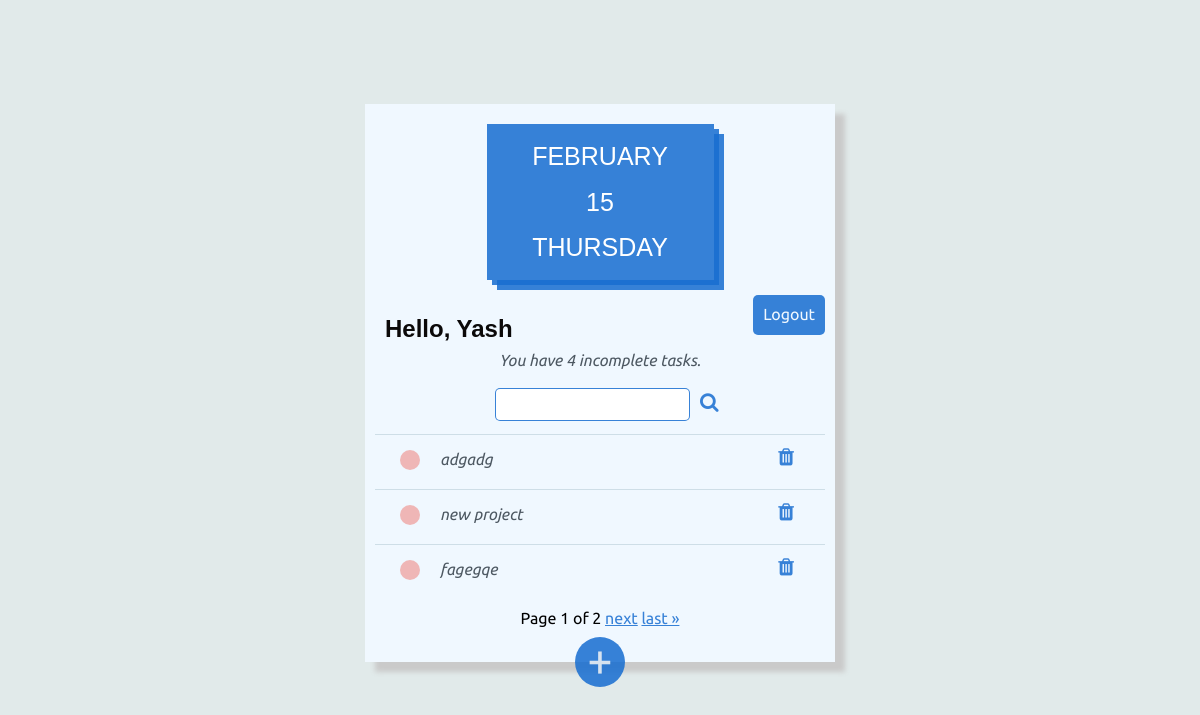
The page / (signed in) on the database its author committed.
### core/models.py (models this page shows, shortened)
class Tasks(models.Model):
    user=models.ForeignKey(User,on_delete=models.CASCADE)
    title=models.CharField( max_length=50)
    description=models.TextField( null=True,blank=True )
    completion=models.BooleanField(default=False)
    created=models.DateTimeField(auto_now_add=True)
    class Meta:
        ordering=['completion']

### core/views.py (the view)
# urls.py: path('',login_required(views.TaskListView.as_view()),name="task"),
class TaskListView(ListView):
    model=Tasks
    template_name='core/task_list.html'
    ordering='completion'
    context_object_name= 'tasks_list'
    paginate_by= 3
    today = datetime.now()
    month = today.strftime('%B')
    day=today.strftime("%A")
    date=today.today().strftime('%d')
    def get_queryset(self) -> QuerySet[Any]:
        queryset = super().get_queryset().filter(user=self.request.user)
        search_task = self.request.GET.get('search-task') or ''
        if search_task:
            queryset = queryset.filter(title__icontains=search_task)
        queryset = queryset.order_by('completion', '-created')
        return queryset
    def get_context_data(self, **kwargs: Any):
        context = super().get_context_data(**kwargs)
        tasks_list = self.get_queryset()
        paginator = self.get_paginator(tasks_list, self.paginate_by)
        page = self.request.GET.get('page',1)
        try:
            tasks_list = paginator.page(page)
        except Exception as e:
            tasks_list = paginator.page(1)
        context['tasks_list'] = tasks_list
        context['count'] = Tasks.objects.filter(user=self.request.user,completion=False).count()
        context['month'] = self.month
        context['day'] = self.day
        context['date'] = self.date
        context['searchingtask'] = self.request.GET.get('search-task', '')
        return context

### core/templates/core/task_list.html (shortened to what this page needs)
<!DOCTYPE html>
{% extends "core/main.html" %}
{% block content %}
<div class="day-date">
    <h1>{{month|upper}}</h1>
    <h1>{{date}}</h1>
    <h1>{{day|upper}}</h1>
</div>
<div class="header-bar">
    <h2>Hello, {{request.user | capfirst}}</h2>
    {% if request.user.is_authenticated %}
        <div class="logout">
            <a href="{% url "logout" %}">Logout</a>
        </div>
    {% endif %}
</div>
{% if page_obj %}
    <div class="incomplete-task-count">
        <p><i>You have {{count}} incomplete task{{ count | pluralize:"s"}}.</i></p>
    </div>
{% endif %}
<div class="search-task">
    <form method="get" >
        <input type="text" name="search-task" value={{searchingtask}} >
            <button type="submit" value="Search"><i class="fa fa-search" aria-hidden="true"></i></button>
    </form>
</div>
{% if page_obj %}
    <div class="task-container">
        {% for task in tasks_list %}
            <div class="task-wrapper">
                {% if task.completion %}
                <div class="task-title">
                    <div class="task-complete-icon"></div>
                    <i><s><a href="{% url "updatetask" task.id %}">{{task.title}}</a></s></i>
                </div>
                {% else %}
                <div class="task-title">
                    <div class="task-incomplete-icon"></div>
                    <i><a href="{% url "updatetask" task.id %}">{{task.title}}</a></i>
                </div>
                {% endif %}
                <div class="delete-task">
                    <form action="{% url "deletetask" task.id %}" method="post">
                        <button type="submit"><i class="fa fa-trash"></i></button>
                    </form>
                </div>
            </div>
        {% endfor %}
    </div>
    {% else %}
    <div class="no-task-data">
        <h3><i>No Tasks Available</i></h3>
    </div>
{% endif %}
    <div class="pagination">
        <span class="step-links">
            {% if page_obj %}
            <span class="current">
                Page {{ page_obj.number }} of {{ page_obj.paginator.num_pages }}
            </span>
            {% endif %}
            {% if page_obj.has_next %}
                <a href="?page={{ page_obj.next_page_number }}">next</a>
                <a href="?page={{ page_obj.paginator.num_pages }}">last &raquo;</a>
            {% endif %}
        </span>
    </div>
<div class="extend-add-task">
    <div class="add-button">
        <a href=" {% url "addtask" %}">&#43;</a> <br> <br>
    </div>
</div>
{% endblock content %}

### core/templates/core/main.html (shortened to what this page needs)
<!DOCTYPE html>
<html lang="en">
<head>
    <link rel="stylesheet" href="https://cdnjs.cloudflare.com/ajax/libs/font-awesome/4.7.0/css/font-awesome.min.css">
</head>
<body>
    <div class="container">
        {% block content %}
        {% endblock content %}
    </div>
</body>
</html>

### core/templates/core/main.html (style rules this page uses)
body { background-color: rgb(225, 234, 234); font-family: 'Ubuntu', sans-serif; padding-top: 8%; }
.container { margin: auto; max-width: 450px; box-shadow: 10px 10px 5px rgb(202, 202, 202); padding: 10px; background-color: aliceblue; }
h1,h2,h3,h4 { font-family:'Open Sans'; }
.day-date { margin: auto; width: 50%; height: auto; background-color: rgba(24, 110, 209, 0.858); text-align: center ; padding: 1px; color: white; box-shadow: 5px 5px rgba(24, 110, 209, 0.858), 10px 10px rgba(24, 110, 209, 0.858); margin-top: 10px; margin-bottom: 15px; }
.day-date h1 { font-size: 25px; font-family:'Lucida Sans', 'Lucida Sans Regular', 'Lucida Grande', 'Lucida Sans Unicode', Geneva, Verdana, sans-serif; font-weight: 400; }
.header-bar { display: flex; justify-content:space-between; color: #0b0909; padding-left: 10px; margin-bottom: 0px; height: 40px; }
.header-bar h2 { font-family: 'Lucida Sans', 'Lucida Sans Regular', 'Lucida Grande', 'Lucida Sans Unicode', Geneva, Verdana, sans-serif; }
.logout { background-color: rgba(24, 110, 209, 0.858); padding: 10px; border-radius: 5px; }
.logout a { color: aliceblue; justify-content: center; text-decoration: none; cursor: pointer; }
.incomplete-task-count { text-align: center; }
.task-wrapper { display: flex; justify-content: space-between; padding : 10px 25PX 10px 25px; background-color: aliceblue; border-top: 1px solid rgba(25, 86, 107, 0.16); }
.task-title { display: flex; padding-top: 5px; }
.task-title a { text-decoration: none; margin-left: 20px; }
.task-incomplete-icon { border-radius: 50%; height: 20px; width: 20px; background-color: rgb(239, 182, 182); }
.delete-task button { background-color: aliceblue; border: none; color: rgba(24, 110, 209, 0.858); padding-bottom: 10px; font-size: 20px; cursor: pointer; }
.search-task { display: flex; justify-content:space-around; margin-bottom: 10px; margin-top: 7px; padding-left: 20px; }
.search-task button { background-color: aliceblue; border: none; color: rgba(24, 110, 209, 0.858); padding-bottom: 10px; font-size: 20px; cursor: pointer; }
.search-task input[type=text] { width: auto; }
input[type=text], input[type=password], textarea { border: 1px solid rgba(24, 110, 209, 0.858); border-radius: 5px; padding: 8px; margin-top: 3px; width: 85%; }
.add-button { display: flex; justify-content: center; align-items: center; background-color:rgba(24, 110, 209, 0.858) ; height: 50px; width: 50px; border-radius: 50%; position: absolute; left: 50%; transform: translate(-50%,-50%); margin-top: 10px; }
.add-button a { color:rgba(242, 243, 243, 0.858); text-decoration: none; font-size: 45px; margin-bottom: 5px; }
a,p { color: rgb(77, 88, 98); }
.pagination { display: flex; margin: 10px; margin-bottom: 25px; align-items: center; justify-content: center; }
.step-links a { color: rgba(24, 110, 209, 0.858) ; }

### rows shown on the page
Tasks: title "adgadg"
Tasks: title "new project"
Tasks: title "fagegqe"

### other values the page prints
{{ month|upper }} "FEBRUARY"
{{ date }} "15"
{{ day|upper }} "THURSDAY"
{{ request.user | capfirst }} "Yash"
{{ count }} "4"
{{ count | pluralize:"s" }} "s"
{{ page_obj.number }} "1"
{{ page_obj.paginator.num_pages }} "2"
